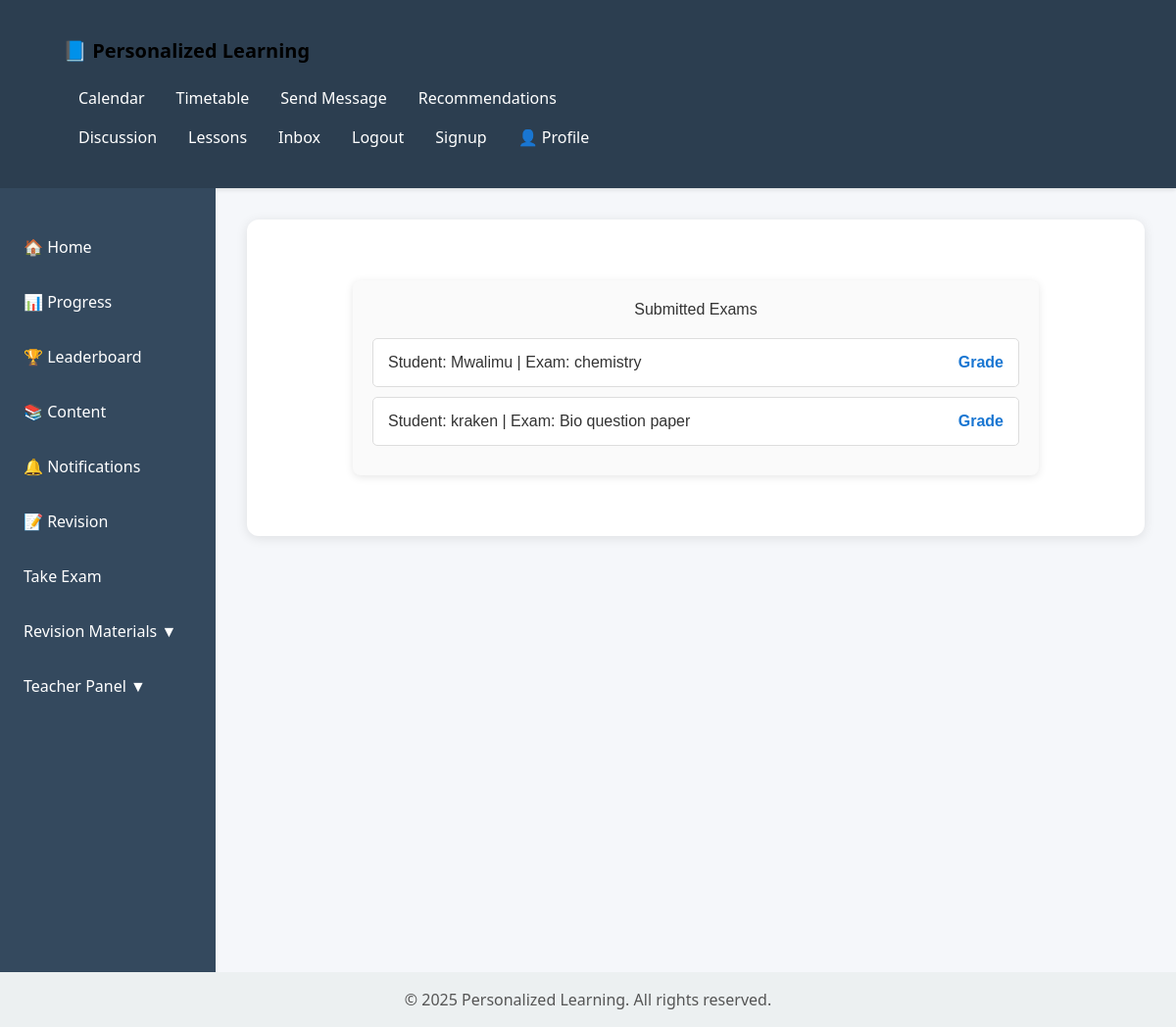
Screenshot of /examination/exams/submitted/ (signed in) with the database file from the repository.
### Examination/models.py (models this page shows, shortened)
class StudentExam(models.Model):
    student = models.ForeignKey(Profile, on_delete=models.CASCADE)
    exam = models.ForeignKey(Exam, on_delete=models.CASCADE)
    submitted_at = models.DateTimeField(auto_now_add=True)
    graded = models.BooleanField(default=False)
    submitted=models.BooleanField(default=False)
    total_marks = models.PositiveIntegerField(default=0)

class Exam(models.Model):
    title = models.CharField(max_length=255)
    created_by = models.ForeignKey(Teacher, on_delete=models.SET_NULL, null=True)
    created_at = models.DateTimeField(auto_now_add=True)

### users/models.py (models this page shows)
class Profile(models.Model):
    GENDER_CHOICES = [
        ('M', 'Male'),
        ('F', 'Female'),
        ('O', 'Other'),
    ]
    ROLE_CHOICES = [
        ('student', 'Student'),
        ('teacher', 'Teacher'),
        ('admin', 'Admin'),
    ]
    user = models.OneToOneField(User, on_delete=models.CASCADE, related_name='users_profile',null=True)
    full_name = models.CharField(max_length=150, blank=True)
    grade = models.CharField(max_length=50, blank=True)
    school = models.CharField(max_length=100, blank=True)
    address = models.CharField(max_length=255, blank=True)
    gender = models.CharField(max_length=1, choices=GENDER_CHOICES, blank=True)
    dob = models.DateField(verbose_name="Date of Birth", null=True, blank=True)
    role = models.CharField(max_length=10, choices=ROLE_CHOICES, default='teacher')
    def __str__(self):
        return self.user.username

### Examination/views.py (the view)
# urls.py: path('exams/submitted/', views.submitted_exams, name='submitted_exams'),
@login_required
def submitted_exams(request):
    exams = StudentExam.objects.filter(graded=False)
    return render(request, 'Examination/submitted_exams.html', {'exams': exams})

### Examination/templates/Examination/submitted_exams.html (shortened to what this page needs)
{% extends "content/base.html" %}
{% block content %}
<div class="submitted-exams-container">
  <h2>Submitted Exams</h2>
  <ul class="exam-list">
    {% for se in exams %}
      <li>
        <span>Student: {{ se.student }} | Exam: {{ se.exam.title }}</span>
        <a href="{% url 'grade_exam' se.id %}">Grade</a>
      </li>
    {% empty %}
      <li>No submitted exams yet.</li>
    {% endfor %}
  </ul>
</div>
{% endblock %}

### content/templates/content/base.html (style rules this page uses)
body { margin: 0; font-family: 'Segoe UI', Tahoma, Geneva, Verdana, sans-serif; background-color: #f5f7fa; color: #333; display: flex; flex-direction: column; min-height: 100vh; }

### Examination/templates/Examination/submitted_exams.html (style rules this page uses)
.submitted-exams-container { max-width: 700px; margin: 30px auto; padding: 20px; background-color: #fafafa; border-radius: 8px; box-shadow: 0 2px 8px rgba(0, 0, 0, 0.1); font-family: Arial, sans-serif; }
.submitted-exams-container h2 { text-align: center; color: #333; margin-bottom: 20px; }
.exam-list { list-style: none; padding: 0; }
.exam-list li { background: #fff; border: 1px solid #ddd; margin-bottom: 10px; padding: 12px 15px; border-radius: 5px; display: flex; justify-content: space-between; align-items: center; }
.exam-list li span { flex-grow: 1; }
.exam-list a { text-decoration: none; color: #1976d2; font-weight: bold; }

### rows the page displays
StudentExam: student "Mwalimu", exam "chemistry"
StudentExam: student "kraken", exam "Bio question paper"
